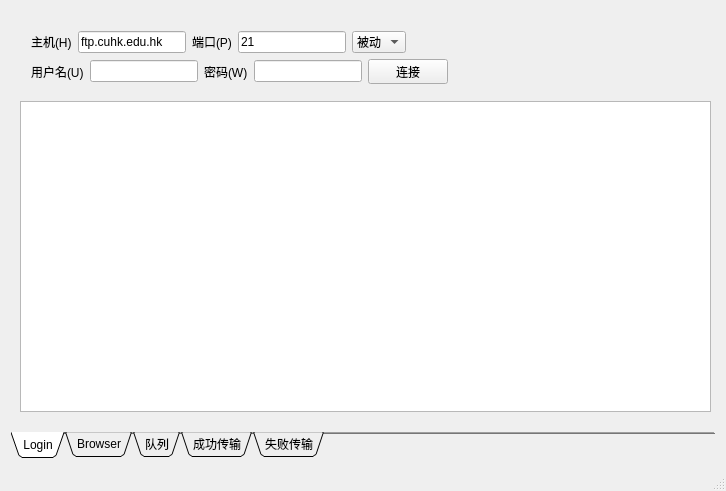
<?xml version="1.0" encoding="UTF-8"?>
<ui version="4.0">
 <class>MainWindow</class>
 <widget class="QMainWindow" name="MainWindow">
  <property name="geometry">
   <rect>
    <x>0</x>
    <y>0</y>
    <width>726</width>
    <height>491</height>
   </rect>
  </property>
  <property name="windowTitle">
   <string>FTP</string>
  </property>
  <property name="windowIcon">
   <iconset>
    <normaloff>../build-FTP-Desktop_Qt_5_4_1_MinGW_32bit-Debug/images/ftp.ico</normaloff>../build-FTP-Desktop_Qt_5_4_1_MinGW_32bit-Debug/images/ftp.ico</iconset>
  </property>
  <widget class="QWidget" name="centralWidget">
   <layout class="QVBoxLayout" name="verticalLayout_5">
    <item>
     <widget class="QTabWidget" name="tabWidget_2">
      <property name="tabPosition">
       <enum>QTabWidget::South</enum>
      </property>
      <property name="tabShape">
       <enum>QTabWidget::Triangular</enum>
      </property>
      <property name="currentIndex">
       <number>0</number>
      </property>
      <property name="elideMode">
       <enum>Qt::ElideNone</enum>
      </property>
      <property name="documentMode">
       <bool>true</bool>
      </property>
      <property name="tabsClosable">
       <bool>false</bool>
      </property>
      <property name="movable">
       <bool>false</bool>
      </property>
      <property name="tabBarAutoHide">
       <bool>true</bool>
      </property>
      <widget class="QWidget" name="tab_4">
       <attribute name="title">
        <string>Login</string>
       </attribute>
       <widget class="QWidget" name="widget_login" native="true">
        <property name="geometry">
         <rect>
          <x>9</x>
          <y>9</y>
          <width>506</width>
          <height>75</height>
         </rect>
        </property>
        <layout class="QVBoxLayout" name="verticalLayout_2">
         <item>
          <layout class="QVBoxLayout" name="verticalLayout_3">
           <item>
            <layout class="QHBoxLayout" name="horizontalLayout_2">
             <item>
              <layout class="QHBoxLayout" name="horizontalLayout_9">
               <item>
                <widget class="QLabel" name="label">
                 <property name="text">
                  <string>主机(H)</string>
                 </property>
                </widget>
               </item>
               <item>
                <widget class="QLineEdit" name="host">
                 <property name="inputMask">
                  <string/>
                 </property>
                 <property name="text">
                  <string>ftp.cuhk.edu.hk</string>
                 </property>
                </widget>
               </item>
              </layout>
             </item>
             <item>
              <layout class="QHBoxLayout" name="horizontalLayout">
               <item>
                <widget class="QLabel" name="label_4">
                 <property name="text">
                  <string>端口(P)</string>
                 </property>
                </widget>
               </item>
               <item>
                <widget class="QLineEdit" name="port">
                 <property name="text">
                  <string>21</string>
                 </property>
                </widget>
               </item>
              </layout>
             </item>
             <item>
              <widget class="QComboBox" name="transferMode">
               <item>
                <property name="text">
                 <string>被动</string>
                </property>
               </item>
               <item>
                <property name="text">
                 <string>主动</string>
                </property>
               </item>
              </widget>
             </item>
             <item>
              <spacer name="horizontalSpacer">
               <property name="orientation">
                <enum>Qt::Horizontal</enum>
               </property>
               <property name="sizeHint" stdset="0">
                <size>
                 <width>40</width>
                 <height>20</height>
                </size>
               </property>
              </spacer>
             </item>
            </layout>
           </item>
           <item>
            <layout class="QHBoxLayout" name="horizontalLayout_3">
             <item>
              <layout class="QHBoxLayout" name="horizontalLayout_8">
               <item>
                <widget class="QLabel" name="label_2">
                 <property name="text">
                  <string>用户名(U)</string>
                 </property>
                </widget>
               </item>
               <item>
                <widget class="QLineEdit" name="user">
                 <property name="text">
                  <string/>
                 </property>
                </widget>
               </item>
              </layout>
             </item>
             <item>
              <layout class="QHBoxLayout" name="horizontalLayout_7">
               <item>
                <widget class="QLabel" name="label_3">
                 <property name="text">
                  <string>密码(W)</string>
                 </property>
                </widget>
               </item>
               <item>
                <widget class="QLineEdit" name="passwd">
                 <property name="text">
                  <string/>
                 </property>
                 <property name="echoMode">
                  <enum>QLineEdit::Password</enum>
                 </property>
                </widget>
               </item>
              </layout>
             </item>
             <item>
              <widget class="QPushButton" name="connect">
               <property name="text">
                <string>连接</string>
               </property>
              </widget>
             </item>
             <item>
              <spacer name="horizontalSpacer_4">
               <property name="orientation">
                <enum>Qt::Horizontal</enum>
               </property>
               <property name="sizeHint" stdset="0">
                <size>
                 <width>13</width>
                 <height>20</height>
                </size>
               </property>
              </spacer>
             </item>
            </layout>
           </item>
          </layout>
         </item>
        </layout>
       </widget>
       <widget class="QTextBrowser" name="ConnectState">
        <property name="geometry">
         <rect>
          <x>9</x>
          <y>90</y>
          <width>691</width>
          <height>311</height>
         </rect>
        </property>
       </widget>
      </widget>
      <widget class="QWidget" name="tab_6">
       <attribute name="title">
        <string>Browser</string>
       </attribute>
       <layout class="QVBoxLayout" name="verticalLayout">
        <item>
         <layout class="QHBoxLayout" name="horizontalLayout_5">
          <item>
           <widget class="QPushButton" name="pushButton_return">
            <property name="toolTip">
             <string>回到父目录</string>
            </property>
            <property name="statusTip">
             <string/>
            </property>
            <property name="whatsThis">
             <string/>
            </property>
            <property name="text">
             <string/>
            </property>
           </widget>
          </item>
          <item>
           <widget class="QPushButton" name="pushButton_reflush">
            <property name="toolTip">
             <string>刷新目录</string>
            </property>
            <property name="statusTip">
             <string/>
            </property>
            <property name="whatsThis">
             <string/>
            </property>
            <property name="text">
             <string/>
            </property>
           </widget>
          </item>
          <item>
           <widget class="QLineEdit" name="lineEdit_path"/>
          </item>
          <item>
           <widget class="QLineEdit" name="key_word">
            <property name="clearButtonEnabled">
             <bool>true</bool>
            </property>
           </widget>
          </item>
          <item>
           <widget class="QPushButton" name="search">
            <property name="toolTip">
             <string>搜索关键字</string>
            </property>
            <property name="text">
             <string/>
            </property>
           </widget>
          </item>
         </layout>
        </item>
        <item>
         <widget class="QTreeWidget" name="ServerDir">
          <property name="frameShape">
           <enum>QFrame::NoFrame</enum>
          </property>
          <property name="dragEnabled">
           <bool>true</bool>
          </property>
          <property name="dragDropOverwriteMode">
           <bool>true</bool>
          </property>
          <property name="dragDropMode">
           <enum>QAbstractItemView::NoDragDrop</enum>
          </property>
          <property name="defaultDropAction">
           <enum>Qt::CopyAction</enum>
          </property>
          <property name="selectionMode">
           <enum>QAbstractItemView::ContiguousSelection</enum>
          </property>
          <column>
           <property name="text">
            <string notr="true">1</string>
           </property>
          </column>
         </widget>
        </item>
       </layout>
      </widget>
      <widget class="QWidget" name="tab_7">
       <attribute name="title">
        <string>队列</string>
       </attribute>
       <layout class="QVBoxLayout" name="verticalLayout_4">
        <item>
         <widget class="QTreeWidget" name="transfering">
          <property name="frameShape">
           <enum>QFrame::NoFrame</enum>
          </property>
          <attribute name="headerDefaultSectionSize">
           <number>60</number>
          </attribute>
          <column>
           <property name="text">
            <string notr="true">1</string>
           </property>
          </column>
         </widget>
        </item>
        <item>
         <layout class="QHBoxLayout" name="horizontalLayout_6">
          <item>
           <spacer name="horizontalSpacer_3">
            <property name="orientation">
             <enum>Qt::Horizontal</enum>
            </property>
            <property name="sizeHint" stdset="0">
             <size>
              <width>40</width>
              <height>20</height>
             </size>
            </property>
           </spacer>
          </item>
          <item>
           <widget class="QPushButton" name="startLoad">
            <property name="toolTip">
             <string>开始下载/上传</string>
            </property>
            <property name="text">
             <string/>
            </property>
           </widget>
          </item>
         </layout>
        </item>
       </layout>
      </widget>
      <widget class="QWidget" name="tab_8">
       <attribute name="title">
        <string>成功传输</string>
       </attribute>
       <layout class="QVBoxLayout" name="verticalLayout_6">
        <item>
         <widget class="QTreeWidget" name="transferfailed">
          <property name="frameShape">
           <enum>QFrame::NoFrame</enum>
          </property>
          <column>
           <property name="text">
            <string notr="true">1</string>
           </property>
          </column>
         </widget>
        </item>
       </layout>
      </widget>
      <widget class="QWidget" name="tab_5">
       <attribute name="title">
        <string>失败传输</string>
       </attribute>
       <layout class="QVBoxLayout" name="verticalLayout_9">
        <item>
         <widget class="QTreeWidget" name="transfersuccess">
          <property name="frameShape">
           <enum>QFrame::NoFrame</enum>
          </property>
          <column>
           <property name="text">
            <string notr="true">1</string>
           </property>
          </column>
         </widget>
        </item>
       </layout>
      </widget>
     </widget>
    </item>
   </layout>
  </widget>
  <widget class="QMenuBar" name="menuBar">
   <property name="geometry">
    <rect>
     <x>0</x>
     <y>0</y>
     <width>726</width>
     <height>23</height>
    </rect>
   </property>
  </widget>
  <widget class="QStatusBar" name="statusBar"/>
 </widget>
 <layoutdefault spacing="6" margin="11"/>
 <tabstops>
  <tabstop>host</tabstop>
  <tabstop>user</tabstop>
  <tabstop>passwd</tabstop>
  <tabstop>port</tabstop>
  <tabstop>connect</tabstop>
 </tabstops>
 <resources/>
 <connections/>
</ui>
